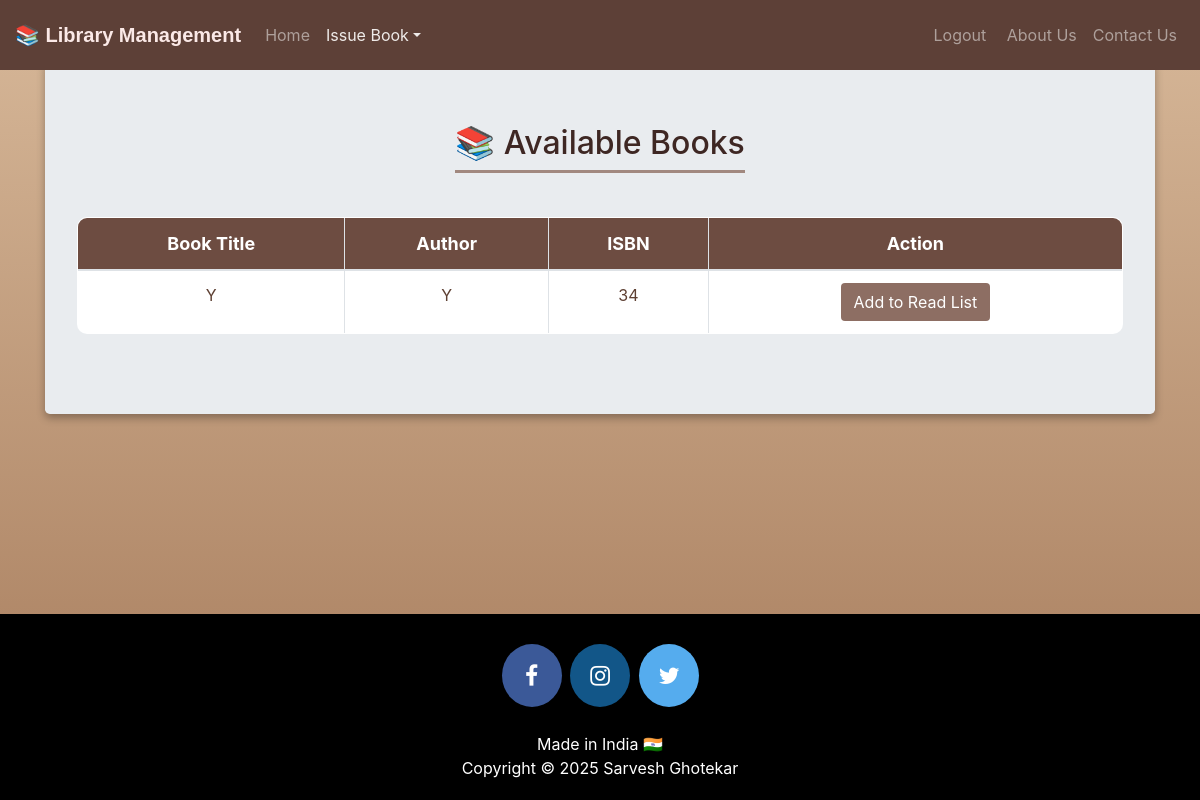
The app's page /view_available_books/, older data.
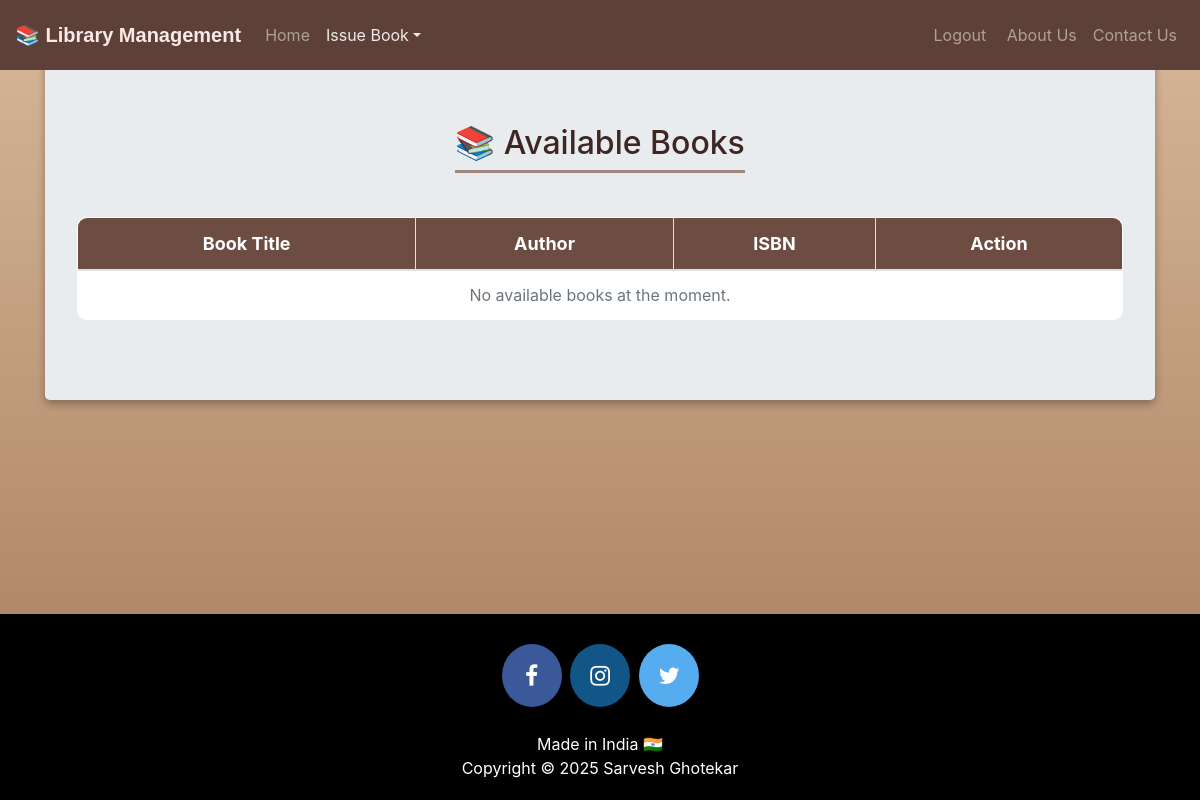
The same page, newer data.
### library/models.py (models this page shows, shortened)
class Book(models.Model):
	isbn = models.CharField(max_length=20, unique=True)
	title = models.CharField(max_length=200)
	author = models.CharField(max_length=100)
	category = models.CharField(max_length=100)
	available = models.BooleanField(default=True)  # Updates when book is issued/returned

### library/views.py (the view)
# urls.py: path('view_available_books/', views.view_available_books, name='view_available_books'),
def view_available_books(request):
	books = Book.objects.filter(available=True)
	if not books.exists():
		messages.info(request, "No books are currently available.")
	return render(request, 'library/viewavailablebooks.html', {'books': books})

### templates/library/viewavailablebooks.html (shortened to what this page needs)
<!DOCTYPE html>
<html lang="en">
<head>
    <link rel="stylesheet" href="https://stackpath.bootstrapcdn.com/bootstrap/4.3.1/css/bootstrap.min.css">
    <link rel="stylesheet" href="https://maxcdn.bootstrapcdn.com/font-awesome/4.7.0/css/font-awesome.min.css">
</head>
<body>
    {% include "library/navbarstudent.html" %}
    <div class="container">
        <div class="jumbotron">
            <h2 class="mb-4">📚 Available Books</h2>
            <table class="table table-bordered">
                <thead>
                    <tr>
                        <th>Book Title</th>
                        <th>Author</th>
                        <th>ISBN</th>
                        <th>Action</th>
                    </tr>
                </thead>
                <tbody>
                    {% for book in books %}
                    <tr>
                        <td>{{ book.title }}</td>
                        <td>{{ book.author }}</td>
                        <td>{{ book.isbn }}</td>
                        <td>
                            <a href="{% url 'add_to_read_list' book.id %}" class="btn btn-custom">Add to Read List</a>
                        </td>
                    </tr>
                    {% empty %}
                    <tr>
                        <td colspan="4" class="text-center text-muted">No available books at the moment.</td>
                    </tr>
                    {% endfor %}
                </tbody>
            </table>
        </div>
    </div>
    {% include "library/footer.html" %}
</body>
</html>

### templates/library/navbarstudent.html (shortened to what this page needs)
<!DOCTYPE html>
{% load static %}
<html lang="en">
<head>
    <link rel="stylesheet" href="https://stackpath.bootstrapcdn.com/bootstrap/4.3.1/css/bootstrap.min.css">
    <link rel="stylesheet" href="https://maxcdn.bootstrapcdn.com/font-awesome/4.7.0/css/font-awesome.min.css">
</head>
<body>
<div class="bs-example">
    <nav class="navbar navbar-expand-md navbar-dark fixed-top">
        <a href="/" class="navbar-brand">📚 Library Management</a>
        <div class="collapse navbar-collapse justify-content-between" id="navbarCollapse">
            <div class="navbar-nav">
                <a href="/" class="nav-item nav-link">Home</a>
                <div class="nav-item dropdown">
                    <a href="#" class="nav-link dropdown-toggle" data-toggle="dropdown">Issue Book</a>
                </div>
            </div>
            <div class="navbar-nav">
                <a href="{% url 'logout' %}" class="nav-link">Logout</a>
                <a href="/aboutus" class="nav-item nav-link">About Us</a>
                <a href="contactus" class="nav-item nav-link">Contact Us</a>
            </div>
        </div>
    </nav>
</div>
</body>
</html>

### templates/library/footer.html (shortened to what this page needs)
<!DOCTYPE html>
<html>
<head>
</head>
<body>
    <footer>
        <p>
            <a href="#" class="fa fa-facebook"></a>
            <a href="#" class="fa fa-instagram"></a>
            <a href="#" class="fa fa-twitter"></a>
        </p>
        <div class="footer-copyright">
            <p>Made in India 🇮🇳 <br>
                Copyright &copy; 2025 Sarvesh Ghotekar
            </p>
        </div>
    </footer>
</body>
</html>

### templates/library/viewavailablebooks.html (style rules this page uses)
body { font-family: 'Roboto', sans-serif; background: linear-gradient(to bottom, #D7B899, #A67B5B); color: #5E4033; min-height: 100vh; display: flex; flex-direction: column; }
.container { margin-top: 60px; flex-grow: 1; }
.jumbotron { background: rgba(255, 255, 255, 0.85); padding: 30px; border-radius: 10px; box-shadow: 0px 4px 8px rgba(0, 0, 0, 0.3); text-align: center; }
.jumbotron h2 { color: #3E2723; border-bottom: 3px solid #A1887F; display: inline-block; padding-bottom: 8px; }
.table { background-color: white; border-radius: 10px; overflow: hidden; margin-top: 20px; }
.table th { background-color: #6D4C41; color: white; font-size: 18px; text-align: center; }
.table td { color: #5E4033; text-align: center; vertical-align: middle; }
footer { background: #5E4033; color: white; text-align: center; padding: 10px; width: 100%; margin-top: auto; }

### templates/library/navbarstudent.html (style rules this page uses)
.navbar { background: #5D4037 !important; padding: 15px; }
.navbar-brand { font-size: 20px; font-family: sans-serif; font-weight: bold; color: #FBE9E7 !important; }
.navbar-nav .nav-item .nav-link { color: #EFEBE9 !important; font-size: 16px; transition: all 0.3s ease-in-out; }

### templates/library/footer.html (style rules this page uses)
footer { padding: 0; background-color: black; margin: 0; text-align: center; }
.fa { padding: 20px; font-size: 23px; width: 60px; text-align: center; text-decoration: none; margin: 5px 2px; border-radius: 50%; }
.fa-facebook { background: #3B5998; color: white; margin-top: 30px; }
.fa-twitter { background: #55ACEE; color: white; }
.fa-instagram { background: #125688; color: white; }
p { color: white; font-size: 16px; margin-bottom: 10px; }
.footer-copyright { padding: 10px 0; }

Row changes from the older to the newer data that the page shows:
no longer on this page (row edited): Book: title "Y", author "Y", isbn "34"
Text that changed along with them:
text now shown: "No available books at the moment."
